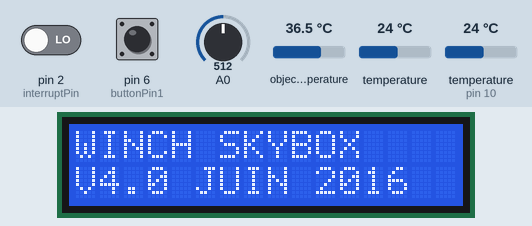
The sketch below on a simulated Arduino Uno, built with avr-gcc and run on an emulated ATmega328P. Parts: 16×2 character LCD. The inputs (shaded band) are chosen by the test bench; at power-on: pin 6 (buttonPin1) HIGH, pin 2 (interruptPin) LOW, A0 = 512, object temperature 36.5 °C, temperature 24 °C, temperature (sensor on pin 10) 24 °C. No radio packets arrive unless stated; what the sketch prints to the serial monitor is not drawn.

Above: at 1.2 s.
1.3 s: pin 6 (buttonPin1) pulled LOW for 0.3 s
At 2.2 s:
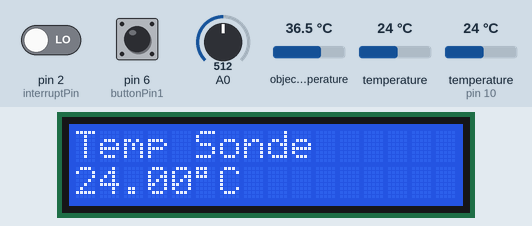
3.1 s: pin 6 (buttonPin1) pulled LOW for 1 s
At 4.2 s:
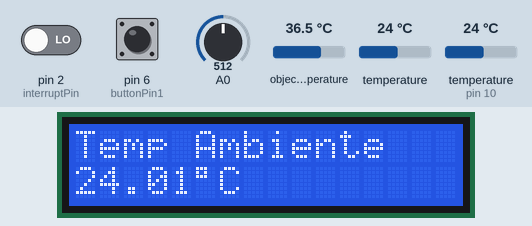
5.6 s: pin 6 (buttonPin1) pulled LOW for 0.3 s
At 6.1 s:
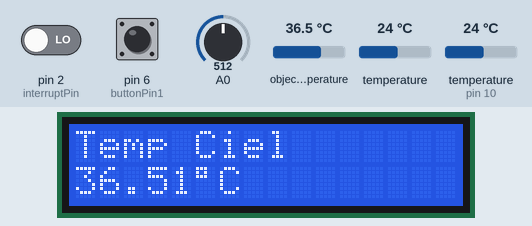
7.4 s: pin 6 (buttonPin1) pulled LOW for 3.2 s
At 8.6 s:
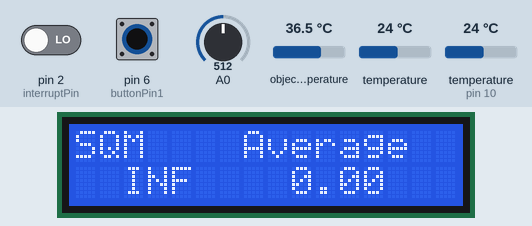
12.1 s: pin 6 (buttonPin1) pulled LOW for 0.3 s
At 13.8 s:
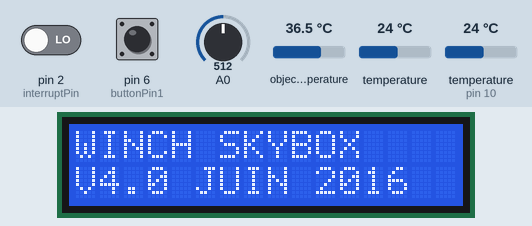
Timing chart, 0 to 14.9 s (numbered marks = the images above; inputs shaded):
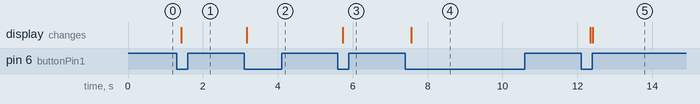

Measured:
- after the input at 1.3 s, the display: changes after 0.12 s (image 1)
- after the input at 3.1 s, the display: changes after 0.07 s (image 2)
- after the input at 5.6 s, the display: changes after 0.14 s (image 3)
- after the input at 7.4 s, the display: changes after 0.17 s (image 4)
- after the input at 12.1 s, the display: first changes after 0.24 s (image 5 shows a later state)

The sketch:

SkyBox-Transmitter.ino
```cpp
//SkyBox Transmitter  - Sebastien Burfin
//Revision 3.1
//May 31st 2016
//Revision 3.2
//June 1st 2016
//Add Average for the sky light measure and change the LCD printsj
//Revision 4.0
//Sep 07th 2016
//Total rewrite of the code for data send


//Library definitions

#include <RH_ASK.h>
#include <SPI.h> // Not actually used but needed to compile
#include <OneWire.h> // Inclusion de la librairie OneWire
#include <LiquidCrystal.h>
#include <Adafruit_MLX90614.h>

//Lcd pinout definition
LiquidCrystal lcd(9,7, 11, 8, 3, 4, 5);

//Sky Quality meter variables
const float A = 22.0;
double Msqm;
int incaver = 0 ;
double msqmaver[10];
double MsqmMoy;
double sum;

//Define sensors
Adafruit_MLX90614 mlx = Adafruit_MLX90614();
#define DS18B20 0x28     // Adresse 1-Wire du DS18B20
#define BROCHE_ONEWIRE 10 // Broche utilisÃ©e pour le bus 1-Wire
OneWire ds(BROCHE_ONEWIRE); // CrÃ©ation de l'objet OneWire ds

//Define Radio Frequency Sensor
RH_ASK driver;

//PUSHBUTTONS
const int buttonPin1 = 6;
int buttonState1 = 0;
int LCDPIN = A2;
int increment;
int buttonState;
int lastButtonState = LOW;   // the previous reading from the input pin
long lastDebounceTime = 0;  // the last time the output pin was toggled
long debounceDelay = 50;    // the debounce time; increase if the output flickers

//Temperatures variables
String  SerialDegC, infos;
char SerialDegree[3];
char valuetoprint[20];
char valuetoprint2[20];
//Define time for backlight to switchoff
unsigned long time1 = 0;
unsigned long time2 = 60000 ;

//Define Values to send via RF433
//struct dataStruct{
  float temp_ciel ;
  float temp_ambient;
  float humid;
  float tempsol;
 // float sqmval;
  unsigned long counter;
//}myData;
//byte tx_buf[sizeof(myData)] = {0};


//Define interrupt to measure light sensitivity
volatile unsigned long cnt = 0;
unsigned long oldcnt = 0;
unsigned long t = 0;
unsigned long last;
unsigned long timefreq;


const byte interruptPin = 2;
unsigned long pulse_cnt = 0;

 char str_temp_ciel[11];
 char str_tempsol[11];
 char str_temp_ambient[11];
 char str_Msqm[11];
 char str_MsqmMoy[11];
 char str_counter[32];
 char str_humid[11];

///////////START OF SETUP//////////////////////

void setup() {
  //Light to frequency Interrup
  attachInterrupt(digitalPinToInterrupt(interruptPin), add_pulse, RISING);

  //LCD PushButton
  pinMode(buttonPin1,INPUT_PULLUP );
  pinMode(LCDPIN, OUTPUT);
  digitalWrite(LCDPIN, HIGH);
  increment = 0;


  //LCD Degree character definition
  SerialDegC += char(223);           // Setup a Degrees C Serial symbol
  SerialDegC += "C";

  SerialDegC.toCharArray(SerialDegree,3);


  Serial.begin(9600);

  //Sky temperature sensor initialization
  mlx.begin();
  if (!driver.init())
       Serial.println("init failed");


  //LCD screen initialization
        defaultlcd();

}

////////////END OF SETUP///////////////////
////////////START OF LOOP/////////////////////

void loop() {

  //LCD Backlight switchoff time calculation
  time1 = millis();
  if (time1 > time2) {
    digitalWrite(LCDPIN, LOW);
  }

  //Light To Frequency Measure
  if (millis() - last >= 2000) {
    Serial.print ("delai : ");
    Serial.println (millis() - last);
    timefreq = millis() - last;
    last = millis();
    t = cnt;
    unsigned long hz = (t - oldcnt)/ (timefreq / 1000);
    oldcnt = t;
    Msqm = A - 2.5*log10(hz); //Frequency to magnitudes/arcSecond2 formula
      msqmaver[incaver] = Msqm;
       incaver++;
    //Serial.print("FREQ: ");
    //Serial.print(hz);
    //Serial.print("MSQM : ");
    //Serial.println(Msqm);


  }

   if (incaver == 10) {
      for (int i = 0 ; i < 10 ; i++){
    sum += msqmaver[i] ;
    MsqmMoy = sum / 10;
    //sqmval = MsqmMoy;
    }
    sum = 0;
      incaver = 0 ;
    }

        for (int i = 0 ; i < 10 ; i++){
   // Serial.print(msqmaver[i]);
   // Serial.print(";");
    }
   // Serial.print ("Moy : ");
   // Serial.println(MsqmMoy);

  //DS18B20 Temperature Sensor reading
  float temp;
  //  Lit la tempÃ©rature ambiante Ã  ~1Hz
  if(getTemperature(&temp)) {

        // Affiche la tempÃ©rature
  //  Serial.print("Temperature : ");
   // Serial.print(temp);

        Serial.write(176); // caractÃ¨re Â°
   // Serial.write('C');
  //  Serial.println();


        tempsol = temp;
  }


    //MLX 6014 Sky temperature reading
 // Serial.print("Ambient = "); Serial.print(mlx.readAmbientTempC());
 // Serial.print("*C\tObject = "); Serial.print(mlx.readObjectTempC());  Serial.write(176);  Serial.write('C');Serial.println();

  temp_ciel=mlx.readObjectTempC();
  temp_ambient = mlx.readAmbientTempC();


  //Rain sensor reading
  float humivalue = analogRead(A0);
  humid = map(humivalue, 0, 1024, 100, 0);
 //// Serial.println(myData.humid);

  dtostrf(temp_ciel, 5, 2, str_temp_ciel);
  dtostrf(temp_ambient, 5, 2, str_temp_ambient);
dtostrf(tempsol, 5, 2, str_tempsol);
dtostrf(Msqm, 5, 2, str_Msqm);
dtostrf(MsqmMoy, 5, 2, str_MsqmMoy);
dtostrf(humid, 5, 2, str_humid);

  //LCD Screen reading and actions
  buttonState1 = digitalRead(buttonPin1);
    char convert[11];
    char convert2[11];


  //When Pushbutton is pressed :
  if (buttonState1 == HIGH) {
    lastButtonState =1;
  }

  if (buttonState1 != lastButtonState) {
    lastButtonState = 0;

  if (buttonState1 == LOW) {

    increment++;
    time2 = millis() + 60000;
    digitalWrite(LCDPIN, HIGH);
      lcd.clear();

  }
  }

    //What to print on LCD Screen :
    switch (increment) {
      //Print DS18b20 Temp sensor value
      case 1:
      lcd.setCursor(0, 0);
      lcd.print("Temp Sonde");
      lcd.setCursor(0, 1);
      // print the number of seconds since reset:
      // lcd.print(myData.temp);
   //   dtostrf(tempsol, 5, 2, convert);
      sprintf(valuetoprint, "%s%s", str_tempsol, SerialDegree);
      lcd.print(valuetoprint);
      break;

      //Print Ambiant Temperature from Sky sensor
      case 2:
      lcd.setCursor(0, 0);
      lcd.print("Temp Ambiente");
      lcd.setCursor(0, 1);
 //     dtostrf(temp_ambient, 5, 2, convert);
      sprintf(valuetoprint, "%s%s", str_temp_ambient, SerialDegree);
      lcd.print(valuetoprint);
      break;

      //Print Sky Temperature
      case 3:
      lcd.setCursor(0, 0);
      lcd.print("Temp Ciel");
      lcd.setCursor(0, 1);
 //     dtostrf(temp_ciel, 5, 2, convert);
      sprintf(valuetoprint, "%s%s", str_temp_ciel, SerialDegree);
      lcd.print(valuetoprint);
      break;

      //Print SQM Value from Light sensor
      case 4:
      lcd.setCursor(0, 0);
      lcd.print("SQM    Average");
      lcd.setCursor(0, 1);
   //   dtostrf(Msqm, 5, 2, convert);
      sprintf(valuetoprint, "%s", str_Msqm );
      lcd.print(valuetoprint);
      lcd.setCursor(8, 1);
   //   dtostrf(MsqmMoy, 5, 2, convert);
      sprintf(valuetoprint2, "%s", str_MsqmMoy );
      lcd.print(valuetoprint2);
      break;

      //Default Menu
      default:
      increment = 0;
      defaultlcd();
      break;
    }


  //Send data out of RF433

 char DatatoSend[60];
 sprintf(DatatoSend, "%s,%s,%s,%s,%s,%s",str_temp_ciel,str_temp_ambient,str_humid,str_tempsol,str_MsqmMoy,str_counter);
 //Serial.println(DatatoSend);
 // memcpy(tx_buf, DatatoSend, sizeof(DatatoSend) );
  byte zize=sizeof(DatatoSend);

  driver.send((uint8_t *)DatatoSend, zize);
  driver.waitPacketSent(300);

  counter++;
  ltoa(counter, str_counter, 10);
  //   delay(600);

}

//////////END OF LOOP //////////////


//////////START OF FUNCTIONS//////////

//////////////////////////////////////
/// Light to Frequency interrup count
//////////////////////////////////////
void add_pulse() {

  // increase pulse count
  cnt++;
  return;
}
//////////////////////////////////////


//////////////////////////////////////////////////////
// Fonction rÃ©cupÃ©rant la tempÃ©rature depuis le DS18B20
// Retourne true si tout va bien, ou false en cas d'erreur
//////////////////////////////////////////////////////
boolean getTemperature(float *temp){
  byte data[9], addr[8];
  // data : DonnÃ©es lues depuis le scratchpad
  // addr : adresse du module 1-Wire dÃ©tectÃ©

  if (!ds.search(addr)) { // Recherche un module 1-Wire
      ds.reset_search();    // RÃ©initialise la recherche de module
      return false;         // Retourne une erreur
  }

  if (OneWire::crc8(addr, 7) != addr[7]) // VÃ©rifie que l'adresse a Ã©tÃ© correctement reÃ§ue
      return false;                        // Si le message est corrompu on retourne une erreur

  if (addr[0] != DS18B20) // VÃ©rifie qu'il s'agit bien d'un DS18B20
      return false;         // Si ce n'est pas le cas on retourne une erreur

  ds.reset();             // On reset le bus 1-Wire
  ds.select(addr);        // On sÃ©lectionne le DS18B20

  ds.write(0x44, 1);      // On lance une prise de mesure de tempÃ©rature
  delay(200);             // Et on attend la fin de la mesure

  ds.reset();             // On reset le bus 1-Wire
  ds.select(addr);        // On sÃ©lectionne le DS18B20
  ds.write(0xBE);         // On envoie une demande de lecture du scratchpad

    for (byte i = 0; i < 9; i++) // On lit le scratchpad
      data[i] = ds.read();       // Et on stock les octets reÃ§us

    // Calcul de la tempÃ©rature en degrÃ© Celsius
    *temp = ((data[1] << 8) | data[0]) * 0.0625;

    // Pas d'erreur
    return true;
}
///////////////////////////////////

///////DEFAULT LCD printout///////////
void defaultlcd() {
    lcd.begin(16, 2);
  // Print a message to the LCD.
  lcd.setCursor(0, 0);
  lcd.print("WINCH SKYBOX");
  lcd.setCursor(0, 1);
  lcd.print("V4.0 JUIN 2016");
}
//////////////////////////////////////

////////////////////END OF FUNCTIONS///////////////////////
```
